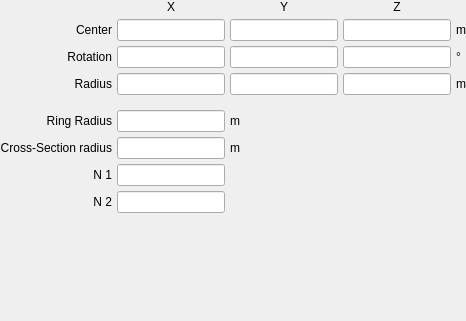
         <widget class="QWidget" name="super_toroid">
          <layout class="QGridLayout" name="gridLayout_46">
           <property name="leftMargin">
            <number>0</number>
           </property>
           <property name="topMargin">
            <number>0</number>
           </property>
           <property name="rightMargin">
            <number>0</number>
           </property>
           <property name="bottomMargin">
            <number>0</number>
           </property>
           <property name="spacing">
            <number>5</number>
           </property>
           <item row="1" column="4">
            <widget class="LineEdit" name="lineedit_super_toroid_translationy"/>
           </item>
           <item row="2" column="5">
            <widget class="LineEdit" name="lineedit_super_toroid_rotationz"/>
           </item>
           <item row="6" column="0">
            <widget class="QLabel" name="label_119">
             <property name="text">
              <string>Cross-Section radius</string>
             </property>
             <property name="alignment">
              <set>Qt::AlignRight|Qt::AlignTrailing|Qt::AlignVCenter</set>
             </property>
            </widget>
           </item>
           <item row="5" column="0">
            <widget class="QLabel" name="label_120">
             <property name="text">
              <string>Ring Radius</string>
             </property>
             <property name="alignment">
              <set>Qt::AlignRight|Qt::AlignTrailing|Qt::AlignVCenter</set>
             </property>
            </widget>
           </item>
           <item row="8" column="0">
            <widget class="QLabel" name="label_118">
             <property name="text">
              <string>N 2</string>
             </property>
             <property name="alignment">
              <set>Qt::AlignRight|Qt::AlignTrailing|Qt::AlignVCenter</set>
             </property>
            </widget>
           </item>
           <item row="9" column="0">
            <spacer name="verticalSpacer_39">
             <property name="orientation">
              <enum>Qt::Vertical</enum>
             </property>
             <property name="sizeHint" stdset="0">
              <size>
               <width>20</width>
               <height>108</height>
              </size>
             </property>
            </spacer>
           </item>
           <item row="2" column="2" colspan="2">
            <widget class="LineEdit" name="lineedit_super_toroid_rotationx"/>
           </item>
           <item row="3" column="0">
            <widget class="QLabel" name="label_116">
             <property name="text">
              <string>Radius</string>
             </property>
             <property name="alignment">
              <set>Qt::AlignRight|Qt::AlignTrailing|Qt::AlignVCenter</set>
             </property>
            </widget>
           </item>
           <item row="3" column="5">
            <widget class="LineEdit" name="lineedit_super_toroid_radiusz"/>
           </item>
           <item row="2" column="4">
            <widget class="LineEdit" name="lineedit_super_toroid_rotationy"/>
           </item>
           <item row="7" column="0">
            <widget class="QLabel" name="label_117">
             <property name="text">
              <string>N 1</string>
             </property>
             <property name="alignment">
              <set>Qt::AlignRight|Qt::AlignTrailing|Qt::AlignVCenter</set>
             </property>
            </widget>
           </item>
           <item row="3" column="4">
            <widget class="LineEdit" name="lineedit_super_toroid_radiusy"/>
           </item>
           <item row="3" column="2" colspan="2">
            <widget class="LineEdit" name="lineedit_super_toroid_radiusx"/>
           </item>
           <item row="1" column="2" colspan="2">
            <widget class="LineEdit" name="lineedit_super_toroid_translationx"/>
           </item>
           <item row="1" column="5">
            <widget class="LineEdit" name="lineedit_super_toroid_translationz"/>
           </item>
           <item row="2" column="0">
            <widget class="QLabel" name="label_114">
             <property name="text">
              <string>Rotation</string>
             </property>
             <property name="alignment">
              <set>Qt::AlignRight|Qt::AlignTrailing|Qt::AlignVCenter</set>
             </property>
            </widget>
           </item>
           <item row="1" column="0">
            <widget class="QLabel" name="label_115">
             <property name="text">
              <string>Center</string>
             </property>
             <property name="alignment">
              <set>Qt::AlignRight|Qt::AlignTrailing|Qt::AlignVCenter</set>
             </property>
            </widget>
           </item>
           <item row="2" column="6">
            <widget class="QLabel" name="label_302">
             <property name="text">
              <string>°</string>
             </property>
            </widget>
           </item>
           <item row="1" column="6">
            <widget class="QLabel" name="label_303">
             <property name="text">
              <string>m</string>
             </property>
            </widget>
           </item>
           <item row="0" column="2" colspan="2">
            <widget class="QLabel" name="label_304">
             <property name="text">
              <string>X</string>
             </property>
             <property name="alignment">
              <set>Qt::AlignCenter</set>
             </property>
            </widget>
           </item>
           <item row="3" column="6">
            <widget class="QLabel" name="label_301">
             <property name="text">
              <string>m</string>
             </property>
            </widget>
           </item>
           <item row="8" column="2" colspan="2">
            <widget class="LineEdit" name="lineedit_super_toroid_n2"/>
           </item>
           <item row="7" column="2" colspan="2">
            <widget class="LineEdit" name="lineedit_super_toroid_n1"/>
           </item>
           <item row="6" column="2" colspan="2">
            <widget class="LineEdit" name="lineedit_super_toroid_crosssectionradius"/>
           </item>
           <item row="5" column="2" colspan="2">
            <widget class="LineEdit" name="lineedit_super_toroid_ringradius"/>
           </item>
           <item row="5" column="4">
            <widget class="QLabel" name="label_299">
             <property name="text">
              <string>m</string>
             </property>
            </widget>
           </item>
           <item row="6" column="4">
            <widget class="QLabel" name="label_300">
             <property name="text">
              <string>m</string>
             </property>
            </widget>
           </item>
           <item row="0" column="4">
            <widget class="QLabel" name="label_305">
             <property name="text">
              <string>Y</string>
             </property>
             <property name="alignment">
              <set>Qt::AlignCenter</set>
             </property>
            </widget>
           </item>
           <item row="0" column="5">
            <widget class="QLabel" name="label_306">
             <property name="text">
              <string>Z</string>
             </property>
             <property name="alignment">
              <set>Qt::AlignCenter</set>
             </property>
            </widget>
           </item>
           <item row="4" column="2">
            <spacer name="verticalSpacer_56">
             <property name="orientation">
              <enum>Qt::Vertical</enum>
             </property>
             <property name="sizeType">
              <enum>QSizePolicy::Maximum</enum>
             </property>
             <property name="sizeHint" stdset="0">
              <size>
               <width>20</width>
               <height>10</height>
              </size>
             </property>
            </spacer>
           </item>
          </layout>
         </widget>
